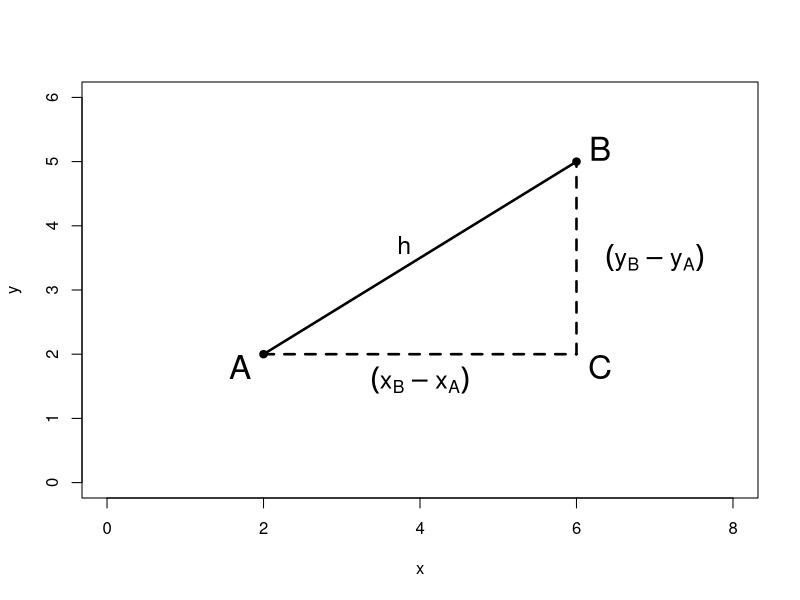
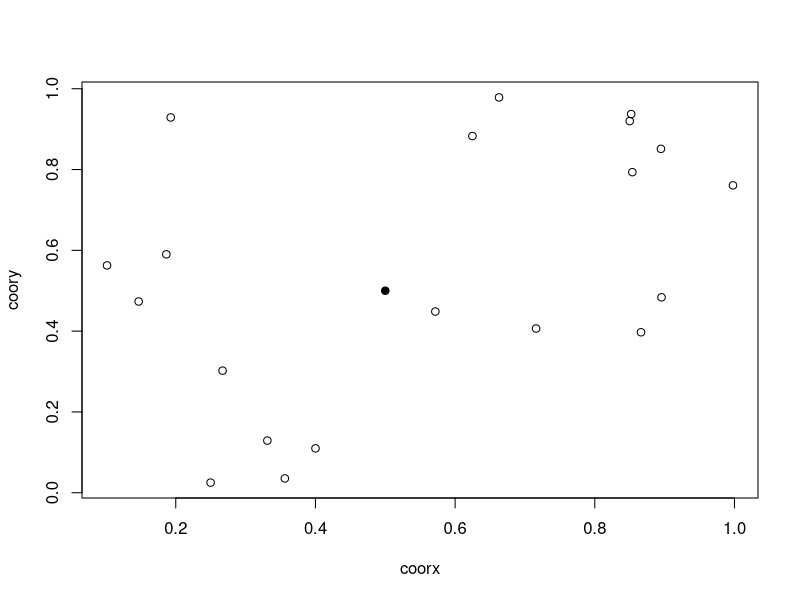
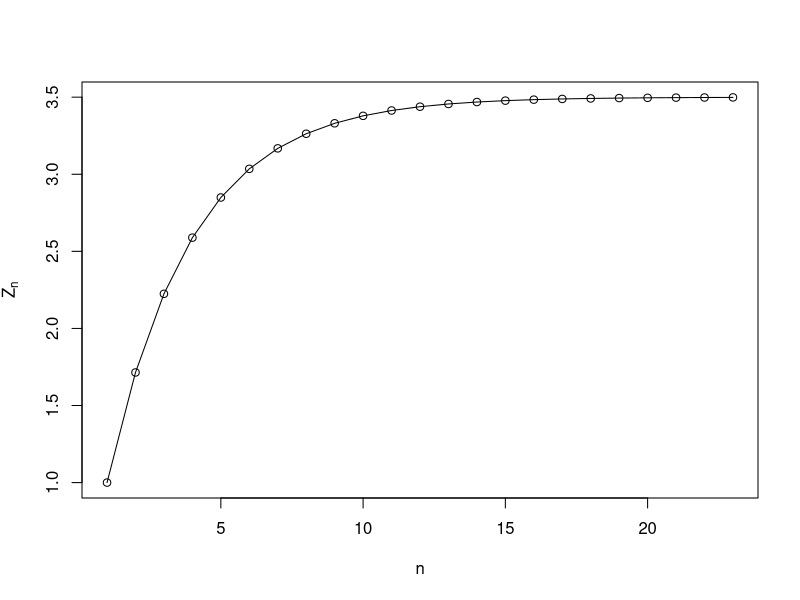

Here is the R script that generated these plots, in order:
## ---- chunk 1
hipot <- function(cat.ad, cat.op) {
  out <- sqrt(cat.ad ^ 2 + cat.op ^ 2)
  out
}

## ---- chunk 2
area <- function(a, b) a * b / 2
co <- function(ca, h) sqrt(h ^ 2 - ca ^ 2)
## ---- chunk 3
area(3, 4)
co(3, 5)
## ---- chunk 4
a <- c(2, 6)
b <- c(2, 5)

plot(a, b, pch=19, ylim=c(0, max(b) + 1), xlim=c(0, max(a) + 2), xlab='x', ylab='y')
segments(x0=a[1], y0=b[1], x1=a[2], y1=b[2], lwd=2.5)
segments(x0=a[1], y0=b[1], x1=a[2], y1=b[1], lty=2, lwd=2.5)
segments(x0=a[2], y0=b[1], x1=a[2], y1=b[2], lty=2, lwd=2.5)

text(a[1] - 0.3, b[1] - 0.2, labels="A", cex=2)
text(a[2] + 0.3, b[2] + 0.2, labels="B", cex=2)
text(a[2] + 0.3, b[1] - 0.2, labels="C", cex=2)
text(mean(a), b[1] - 0.4, labels=expression((x[B] - x[A])), cex=1.5)
text(a[2] + 1, mean(b), labels=expression((y[B] - y[A])), cex=1.5)
text(mean(a) - .2, mean(b) + .2, labels='h', cex=1.5)
## ---- chunk 5
# set.seed(0)
coorx <- runif(20)
coory <- runif(20)
plot(coorx, coory)
points(0.5, 0.5, pch=19)
cat.ad <- 0.5 - coorx
cat.op <- 0.5 - coory
hipot <- function(ca, co) sqrt(ca **2 + co ** 2)
h <- hipot(cat.ad, cat.op)
i <- which.min(h)
j <- which.max(h)
# points(puntos[i,], pch=19, col="red")
# points(puntos[j,], pch=19, col="darkgreen")
## ---- chunk 6
s <- c(-10, 5, 6)
sum(s)
## ---- chunk 7
n <- 22; z <- 1.4
s <- 1 / (z ** (0:n))
out <- sum(s)
## ---- chunk 8
plot(cumsum(s), type="o", xlab="n", ylab=expression(Z[n]))
## ---- chunk 9
shannon <- function(x)
  - sum(table(x) / length(x) * log(table(x) / length(x), 2))
## ---- chunk 10
frase <- "Esta frase tiene un H = 3.7"  
x     <- strsplit(frase, '')[[1]]  
shannon(x)
